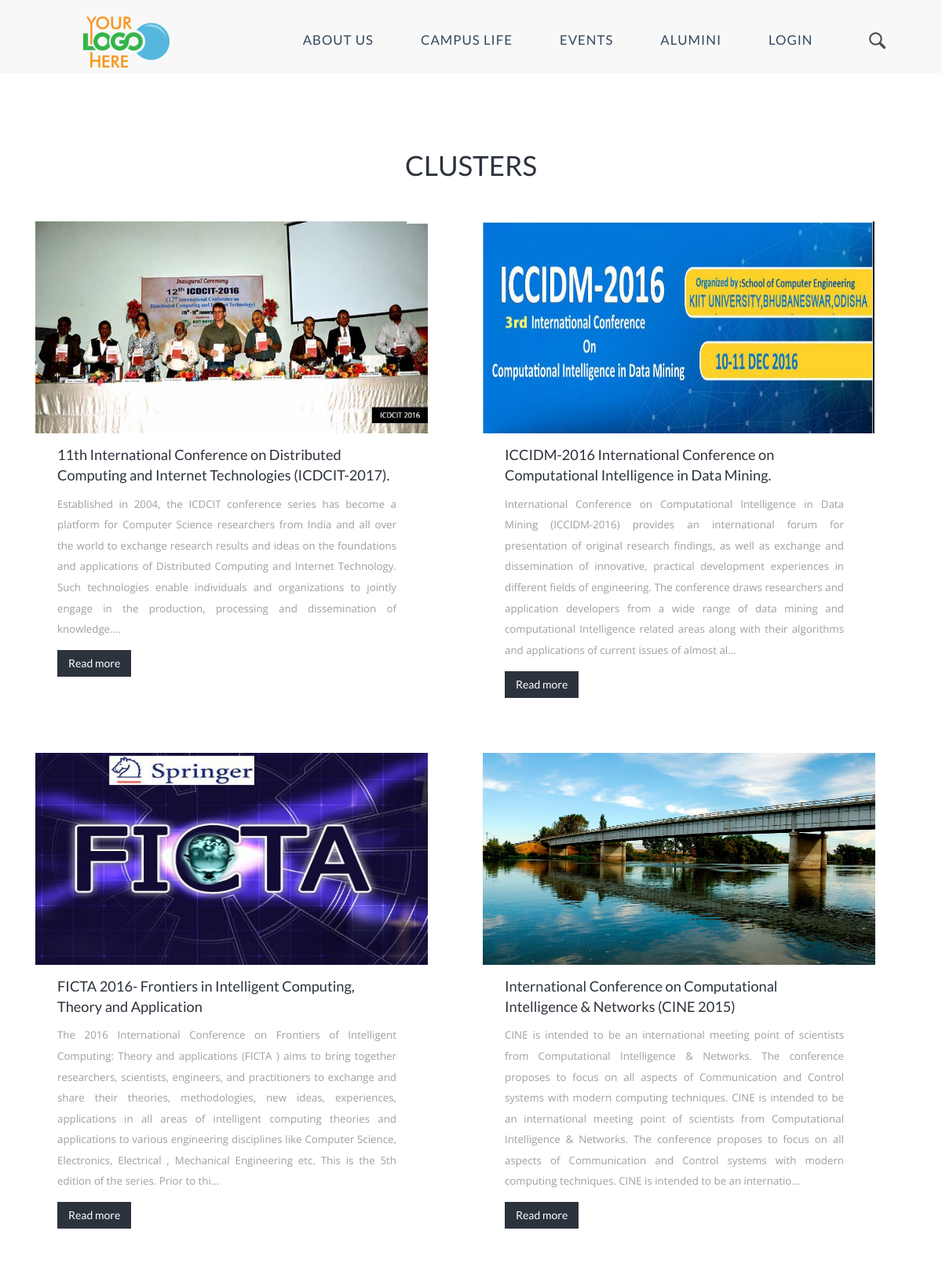
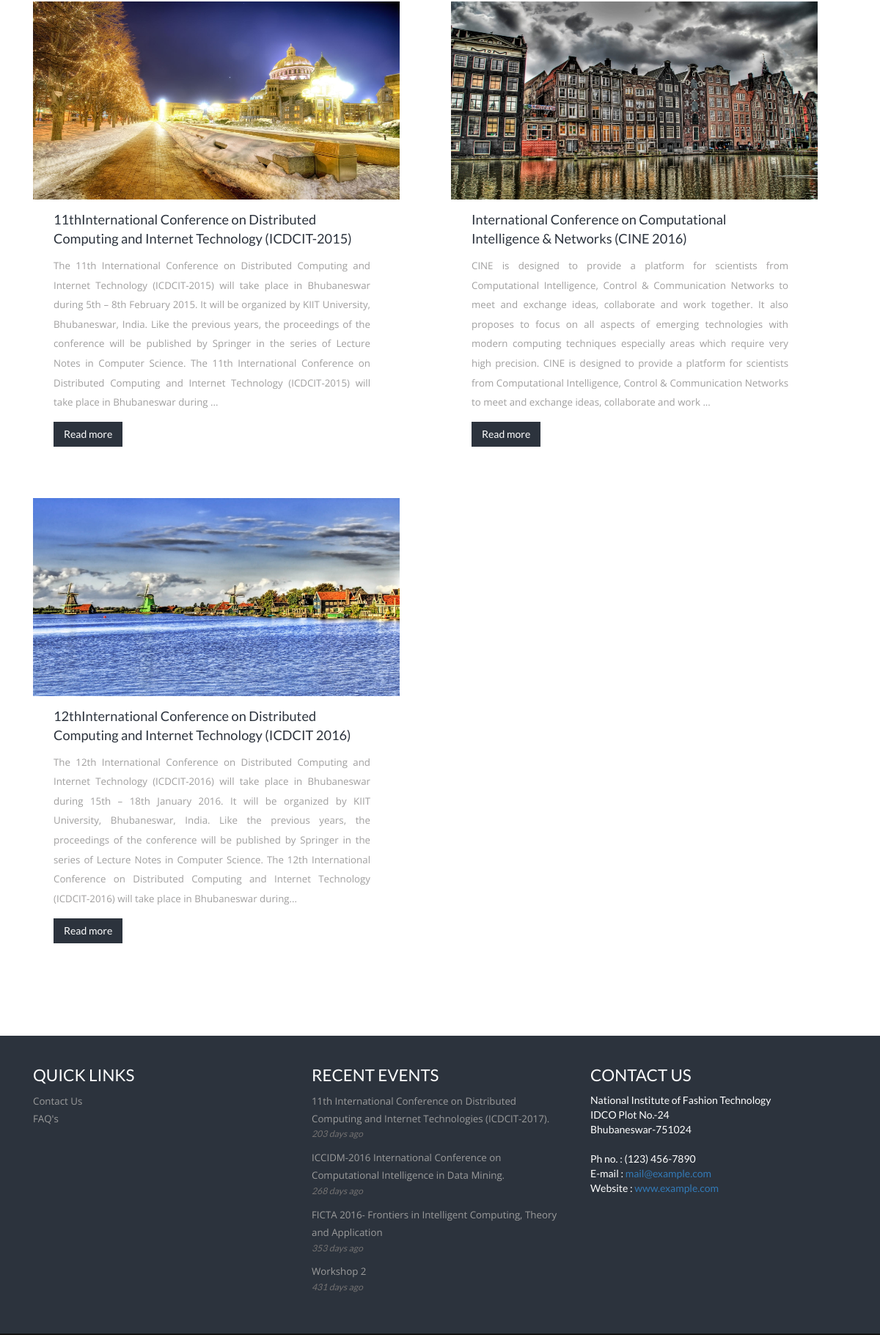
Page /conference.php (upper part) on the committed database (2 pictures, top to bottom).
### tables this page shows
CREATE TABLE IF NOT EXISTS `event` (
  `id` int(5) NOT NULL AUTO_INCREMENT,
  `type` varchar(20) NOT NULL,
  `Title` varchar(1000) NOT NULL,
  `Link` varchar(500) NOT NULL,
  `Description` text NOT NULL,
  `Image` varchar(1000) NOT NULL,
  `Date` varchar(100) NOT NULL,
  `Fb_Link` varchar(500) NOT NULL,
  `Tw_Link` varchar(500) NOT NULL,
  `Visibility` tinyint(1) NOT NULL,
  PRIMARY KEY (`id`),
  UNIQUE KEY `id` (`id`)
);

### admin_panel/php/configure.php (called while the page is built, shortened)
<?php
include 'connect.php';
$Date = date('Y-m-d');
$rec_events = $con->prepare("SELECT * FROM event
                            WHERE datediff(now(), Date) > 0
                            AND Visibility = 1
                            ORDER BY id DESC LIMIT 4" );
		         $rec_events->execute();
?>

### admin_panel/php/intialize.php (called while the page is built, shortened)
<?php
    require('configure.php');
    ?>

### conference.php (the view, shortened to what this page needs)
<?php
include 'admin_panel/php/intialize.php';
$result = $con->prepare("SELECT * FROM event WHERE type='conference' AND Visibility = 1 ORDER BY id DESC");
$result->execute();
?>
<!DOCTYPE html>
<html>
<head>
    <link href="css/bootstrap.css" rel='stylesheet' type='text/css' />
    <link href="css/style.css" rel="stylesheet" type="text/css" media="all" />
</head>
<body>
    <?php
            require 'navbar.php';
        ?>
                <div class="content">
                  <div class="blog">
                   <div class="container">
                      <h2 class="heading text-center">Clusters</h2>
                      <div class="single-inline">
                          <?php
                          for($i=0; $row = $result->fetch(); $i++){
                            ?>
                            <div class="col-md-6 blog-to">
                              <a><img style="width:500px; height:270px;" class="img-responsive sin-on" src="<?php echo $row['Image']; ?>" alt="" /></a>
                              <div class="blog-top">
                                 <div class="top-blog">
                                    <a class="fast" href="<?php echo $row['Link']; ?>"><?php echo $row['Title']; ?></a>
                                    <p align="justify" class="sed">
                                       <?php
                                       echo substr($row['Description'], 0, 500). '...';
                                       ?>
                                   </p>
                                   <a  href="<?php echo $row['Link']; ?>" class="more">Read more<span> </span></a>
                               </div>
                               <div class="clearfix"> </div>
                           </div>
                       </div>
                       <?php }?>
                   </div>
               </div>
           </div>
       </div>
       <div class="content">
                  <?php
          require 'footer.php';
          ?>
                            </body>
                            </html>

### footer.php (shortened to what this page needs)
<div class="footer">
	<div class="footer-top">
		<div class="container">
			<div class="col-md-4 footer-grid">
				<h5>Quick Links</h5>
				<p><a href="contact.php" target="_blank">Contact Us</a></p>
                             <p><a href="faq.php" target="_blank">FAQ's</a></p>
                         </div>
                         <div class="col-md-4 footer-grid">
                            <h5>Recent Events </h5>
                            <?php for($i=0; $row_events=$rec_events->fetch(); $i++){ ?>
                            <p><a href="<?php echo $row_events['type'];?>.php?id=<?php echo $row_events['id']; ?>"><?php echo $row_events['Title']; ?></a></p>
                            <span>
                               <?php
                                                    $date1=date_create($Date);
                                                    $date2=date_create($row_events['Date']);
                                                    $diff=date_diff($date1,$date2);
                                                    echo $diff->format("%a days ago"); ?>
                                                </span>
                                                <?php } ?>
                                            </div>
                                            <font color="#ffffff">
                                            	<div class="col-md-4 footer-grid">
                                            		<h5>Contact Us</h5>
                                            		National Institute of Fashion Technology<br>
                                            		IDCO Plot No.-24<br>
                                            		Bhubaneswar-751024<br>
                                            		<br>
                                            		Ph no. : (123) 456-7890 <br>
                                            		E-mail : <a href="mailto:info@example.com">mail@example.com</a><br>
                                            		Website : <a href="index.php">www.example.com</a>
                                            	</div>
                                            </font>
                                        </div>
                                    </div>
                                </div>
                            </div>

### css/style.css (style rules this page uses)
body { padding:0; margin:0; font-family: 'Lato-Regular'; background:#fff; color: #1e1e1e; }
body a { transition:0.5s all -webkit-transition:0.5s all; -moz-transition:0.5s all; -o-transition:0.5s all; -ms-transition:0.5s all; }
h1,h2,h3,h4,h5,h6 { margin:0; }
p { margin:0; font-family: 'Open Sans', sans-serif; }
.footer { position: relative; }
.footer:before { content: ''; position: absolute; background-size: 100% 100%; height: 60px; z-index: 9; top: -16.2%; width: 100%; transform: rotate(180deg); -webkit-transform: rotate(180deg); -o-transform: rotate(180deg); -moz-transform: rotate(180deg); -ms-transform: rotate(180deg); }
.footer-top { background:#2c333d; padding:4em 0; }
.footer-grid h5 { font-size: 1.6em; color: #fff; font-weight: 400; text-transform: uppercase; margin-bottom:0.5em; }
.footer-grid p { font-size: 0.95em; line-height: 1.8em; color: #BFBFBF; font-weight: 400; }
.footer-grid p a { color:#9C9C9C; }
.footer-grid span { font-style:italic; color:#737171; font-size:0.875em; display:block; margin-bottom:1em; }
h2.heading { margin: 0 0px 0.3em 0; color: #2C333D; font-size: 2.5em; text-transform: uppercase; }
.grid_5 h1, h2, h3, h4, h5, h6 { padding: 12px 0; padding: 0; }
.blog { padding: 4em 0; }
.blog-top { padding: .5em 0 2em; }
.blog-to { margin-top: 3em; }
.top-blog { float: left; margin: 0.5em 0em 0em 2em; width: 80%; }
.top-blog p { font-size: .95em; color: #A09F9F; line-height: 2em; padding-top: 4px; }
.top-blog a.fast { text-decoration: none; font-size: 1.3em; color: #2c333d; }
a.more { color: #fff; background: #2c333d; padding: 0.5em 1em; display: inline-block; text-decoration: none; }
p.sed { margin: 0.5em 0 1em; }
@media screen and (max-width: 1366px) { .footer-top { padding: 3em 0; } }
@media screen and (max-width: 1366px) { .footer:before { top: -17.5%; } }
@media screen and (max-width: 1280px) { .about-section,.short-codes,.gallery,.blog,.single-page,.contact-section { padding: 7em 0; } }

### rows in the picture
event: Image (picture), Title "11th International Conference on Distributed Computing and Internet Technologies (ICDCIT-2017).", Description "Established in 2004, the ICDCIT conference series has become a platform for Computer Science researchers from India and all over the world to exchange research results and ideas on the foundations and applications of Distributed Computing and Internet Technology. Such technologies enable individuals and organizations to jointly engage in the production, processing and dissemination of knowledge.", Date "203 days ago"
event: Image (picture), Title "ICCIDM-2016 International Conference on Computational Intelligence in Data Mining.", Description "International Conference on Computational Intelligence in Data Mining (ICCIDM-2016) provides an international forum for presentation of original research findings, as well as exchange and dissemination of innovative, practical development experiences in different fields of engineering. The conference draws researchers and application developers from a wide range of data mining and computational Intelligence related areas along with their algorithms and applications of current issues of almost al", Date "268 days ago"
event: Image (picture), Title "FICTA 2016- Frontiers in Intelligent Computing, Theory and Application", Description "The 2016 International Conference on Frontiers of Intelligent Computing: Theory and applications (FICTA ) aims to bring together researchers, scientists, engineers, and practitioners to exchange and share their theories, methodologies, new ideas, experiences, applications in all areas of intelligent computing theories and applications to various engineering disciplines like Computer Science, Electronics, Electrical , Mechanical Engineering etc. This is the 5th edition of the series. Prior to thi", Date "353 days ago"
event: Image (picture), Title "International Conference on Computational Intelligence & Networks (CINE 2015)", Description "CINE is intended to be an international meeting point of scientists from Computational Intelligence & Networks. The conference proposes to focus on all aspects of Communication and Control systems with modern computing techniques. CINE is intended to be an international meeting point of scientists from Computational Intelligence & Networks. The conference proposes to focus on all aspects of Communication and Control systems with modern computing techniques. CINE is intended to be an internatio"
event: Image (picture), Title "11thInternational Conference on Distributed Computing and Internet Technology (ICDCIT-2015)", Description "The 11th International Conference on Distributed Computing and Internet Technology (ICDCIT-2015) will take place in Bhubaneswar during 5th – 8th February 2015. It will be organized by KIIT University, Bhubaneswar, India. Like the previous years, the proceedings of the conference will be published by Springer in the series of Lecture Notes in Computer Science. The 11th International Conference on Distributed Computing and Internet Technology (ICDCIT-2015) will take place in Bhubaneswar during"
event: Image (picture), Title "International Conference on Computational Intelligence & Networks (CINE 2016)", Description "CINE is designed to provide a platform for scientists from Computational Intelligence, Control & Communication Networks to meet and exchange ideas, collaborate and work together. It also proposes to focus on all aspects of emerging technologies with modern computing techniques especially areas which require very high precision. CINE is designed to provide a platform for scientists from Computational Intelligence, Control & Communication Networks to meet and exchange ideas, collaborate and work"
event: Image (picture), Title "12thInternational Conference on Distributed Computing and Internet Technology (ICDCIT 2016)", Description "The 12th International Conference on Distributed Computing and Internet Technology (ICDCIT-2016) will take place in Bhubaneswar during 15th – 18th January 2016. It will be organized by KIIT University, Bhubaneswar, India. Like the previous years, the proceedings of the conference will be published by Springer in the series of Lecture Notes in Computer Science. The 12th International Conference on Distributed Computing and Internet Technology (ICDCIT-2016) will take place in Bhubaneswar during"
event: Title "Workshop 2", Date "431 days ago"
